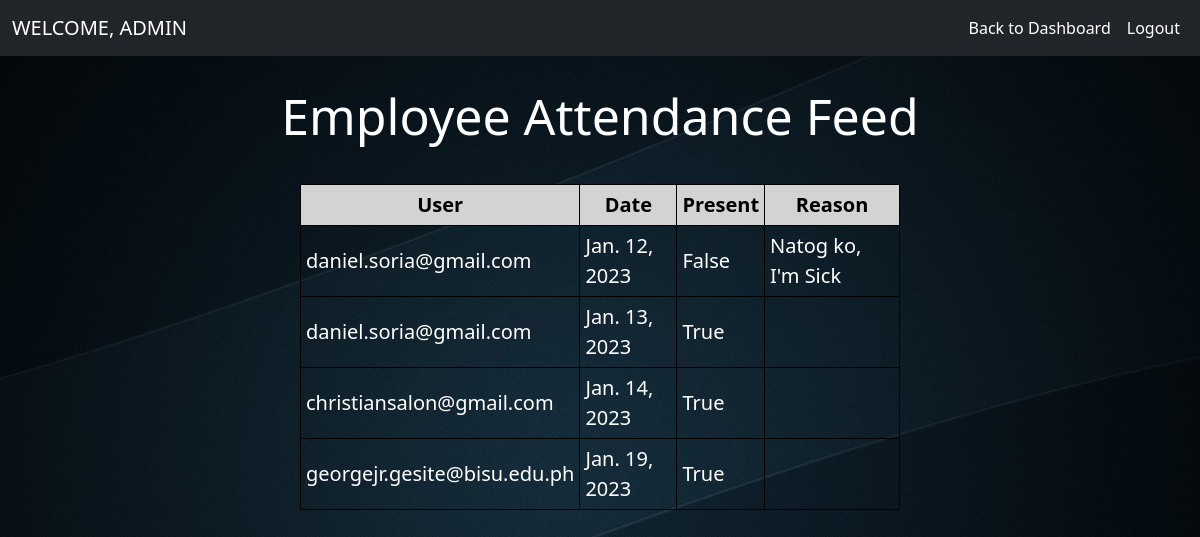
/admin-attendance/, run on the app's committed database.
### other_features/models.py (models this page shows)
class Attendance(models.Model):
    user = models.ForeignKey(User, on_delete=models.CASCADE)
    date = models.DateField()
    present = models.BooleanField(default=False)
    reason = models.TextField(blank=True)

### other_features/views.py (the view)
# urls.py: path('admin-attendance/', admin_attendance, name='admin_attendance'),
def admin_attendance(request):
    attendance_records = Attendance.objects.all()
    current_url = request.get_full_path()
    text = {'attendance_records': attendance_records, 'current_url': current_url}
    return render(request, 'admin_attendance.html', text)

### other_features/templates/admin_attendance.html (shortened to what this page needs)
{% extends 'admin_home.html' %}
{% load static %}
{% block body %}
<body style="background-image:url('{% static 'images/eml.jpg'%}'); background-repeat: no repeat; background-size: 100%">
<div style="text-align: center;">
    <h1>Employee Attendance Feed</h1>
  </div>
<table style="margin: 0 auto;">
    <tr>
        <th>User</th>
        <th>Date</th>
        <th>Present</th>
        <th>Reason</th>
    </tr>
    {% for record in attendance_records %}
<tr>
<td>{{ record.user }}</td>
<td>{{ record.date }}</td>
<td>{{ record.present }}</td>
<td>{{ record.reason }}</td>
</tr>
{% endfor %}
</table>
</body>
{% endblock  %}

### other_features/templates/admin_attendance.html (style rules this page uses)
table { border-collapse: collapse; width: 600px; height:200px }
tr { font-size: 20px; }
th, td { border: 1px solid black; padding: 5px; color:white; }
th { background-color: lightgray; text-align:center; font-size: 20px; color:black; }

### data on the page
Attendance: user "daniel.soria@gmail.com", date "Jan. 12, 2023", present "False", reason "Natog ko, I'm Sick"
Attendance: user "daniel.soria@gmail.com", date "Jan. 13, 2023", present "True"
Attendance: user "christiansalon@gmail.com", date "Jan. 14, 2023", present "True"
Attendance: user "georgejr.gesite@bisu.edu.ph", date "Jan. 19, 2023", present "True"
